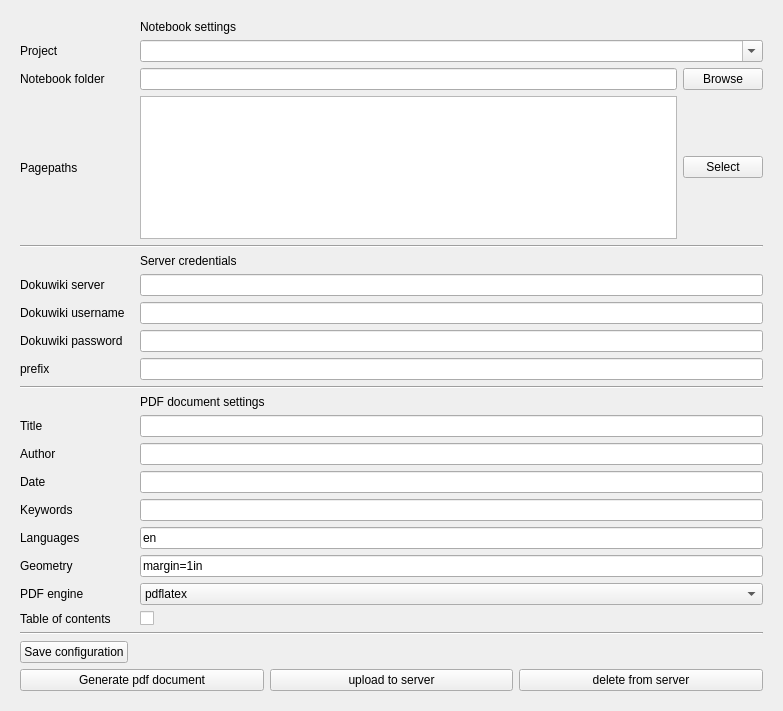
<?xml version="1.0" encoding="UTF-8"?>
<ui version="4.0">
 <class>BuildForm</class>
 <widget class="QWidget" name="BuildForm">
  <property name="geometry">
   <rect>
    <x>0</x>
    <y>0</y>
    <width>783</width>
    <height>711</height>
   </rect>
  </property>
  <property name="sizePolicy">
   <sizepolicy hsizetype="Preferred" vsizetype="Preferred">
    <horstretch>0</horstretch>
    <verstretch>0</verstretch>
   </sizepolicy>
  </property>
  <property name="windowTitle">
   <string>BuildForm</string>
  </property>
  <layout class="QGridLayout" name="gridLayout">
   <property name="leftMargin">
    <number>20</number>
   </property>
   <property name="topMargin">
    <number>20</number>
   </property>
   <property name="rightMargin">
    <number>20</number>
   </property>
   <property name="bottomMargin">
    <number>20</number>
   </property>
   <item row="0" column="2">
    <widget class="QLabel" name="label_9">
     <property name="text">
      <string>Notebook settings</string>
     </property>
    </widget>
   </item>
   <item row="30" column="0">
    <widget class="QPushButton" name="generate_Button">
     <property name="text">
      <string>Save configuration</string>
     </property>
    </widget>
   </item>
   <item row="7" column="2">
    <layout class="QHBoxLayout" name="horizontalLayout_2">
     <item>
      <widget class="QListWidget" name="pagepath_listWidget">
       <property name="selectionMode">
        <enum>QAbstractItemView::NoSelection</enum>
       </property>
      </widget>
     </item>
     <item>
      <widget class="QPushButton" name="pagepath_browse_button">
       <property name="text">
        <string>Select</string>
       </property>
      </widget>
     </item>
    </layout>
   </item>
   <item row="2" column="2">
    <widget class="QComboBox" name="project_comboBox">
     <property name="editable">
      <bool>true</bool>
     </property>
    </widget>
   </item>
   <item row="13" column="0">
    <widget class="QLabel" name="label_2">
     <property name="text">
      <string>Dokuwiki username</string>
     </property>
    </widget>
   </item>
   <item row="23" column="2">
    <widget class="QLineEdit" name="margin_lineEdit">
     <property name="text">
      <string>margin=1in</string>
     </property>
    </widget>
   </item>
   <item row="10" column="2">
    <widget class="QLabel" name="label_10">
     <property name="text">
      <string>Server credentials</string>
     </property>
    </widget>
   </item>
   <item row="9" column="0" colspan="3">
    <widget class="Line" name="line_4">
     <property name="orientation">
      <enum>Qt::Horizontal</enum>
     </property>
    </widget>
   </item>
   <item row="16" column="0" colspan="3">
    <widget class="Line" name="line_2">
     <property name="orientation">
      <enum>Qt::Horizontal</enum>
     </property>
    </widget>
   </item>
   <item row="19" column="2">
    <widget class="QLineEdit" name="author_lineEdit"/>
   </item>
   <item row="24" column="0">
    <widget class="QLabel" name="label_18">
     <property name="text">
      <string>PDF engine</string>
     </property>
    </widget>
   </item>
   <item row="18" column="0">
    <widget class="QLabel" name="label_4">
     <property name="text">
      <string>Title</string>
     </property>
    </widget>
   </item>
   <item row="29" column="0">
    <spacer name="verticalSpacer">
     <property name="orientation">
      <enum>Qt::Vertical</enum>
     </property>
     <property name="sizeHint" stdset="0">
      <size>
       <width>20</width>
       <height>40</height>
      </size>
     </property>
    </spacer>
   </item>
   <item row="20" column="0">
    <widget class="QLabel" name="label_6">
     <property name="text">
      <string>Date</string>
     </property>
    </widget>
   </item>
   <item row="31" column="0" colspan="3">
    <layout class="QHBoxLayout" name="horizontalLayout_5">
     <item>
      <widget class="QPushButton" name="generate_pdf_Button">
       <property name="text">
        <string>Generate pdf document</string>
       </property>
      </widget>
     </item>
     <item>
      <widget class="QPushButton" name="upload_to_server_Button">
       <property name="text">
        <string>upload to server</string>
       </property>
      </widget>
     </item>
     <item>
      <widget class="QPushButton" name="delete_from_server_pushButton">
       <property name="text">
        <string>delete from server</string>
       </property>
      </widget>
     </item>
    </layout>
   </item>
   <item row="19" column="0">
    <widget class="QLabel" name="label_5">
     <property name="text">
      <string>Author</string>
     </property>
    </widget>
   </item>
   <item row="12" column="2">
    <widget class="QLineEdit" name="server_lineEdit"/>
   </item>
   <item row="2" column="0">
    <widget class="QLabel" name="label_16">
     <property name="text">
      <string>Project</string>
     </property>
    </widget>
   </item>
   <item row="27" column="0" colspan="3">
    <widget class="Line" name="line">
     <property name="orientation">
      <enum>Qt::Horizontal</enum>
     </property>
    </widget>
   </item>
   <item row="14" column="2">
    <widget class="QLineEdit" name="password_lineEdit">
     <property name="echoMode">
      <enum>QLineEdit::Password</enum>
     </property>
    </widget>
   </item>
   <item row="12" column="0">
    <widget class="QLabel" name="label">
     <property name="text">
      <string>Dokuwiki server</string>
     </property>
    </widget>
   </item>
   <item row="7" column="0">
    <widget class="QLabel" name="label_7">
     <property name="text">
      <string>Pagepaths</string>
     </property>
    </widget>
   </item>
   <item row="22" column="0">
    <widget class="QLabel" name="label_13">
     <property name="text">
      <string>Languages</string>
     </property>
    </widget>
   </item>
   <item row="3" column="2">
    <layout class="QHBoxLayout" name="horizontalLayout">
     <item>
      <widget class="QLineEdit" name="notebook_folder_lineEdit">
       <property name="readOnly">
        <bool>true</bool>
       </property>
      </widget>
     </item>
     <item>
      <widget class="QPushButton" name="notebook_folder_browse_button">
       <property name="text">
        <string>Browse</string>
       </property>
      </widget>
     </item>
    </layout>
   </item>
   <item row="22" column="2">
    <widget class="QLineEdit" name="languages_lineEdit">
     <property name="text">
      <string>en</string>
     </property>
    </widget>
   </item>
   <item row="20" column="2">
    <widget class="QLineEdit" name="date_lineEdit"/>
   </item>
   <item row="21" column="0">
    <widget class="QLabel" name="label_12">
     <property name="text">
      <string>Keywords</string>
     </property>
    </widget>
   </item>
   <item row="25" column="0">
    <widget class="QLabel" name="label_15">
     <property name="text">
      <string>Table of contents</string>
     </property>
    </widget>
   </item>
   <item row="13" column="2">
    <widget class="QLineEdit" name="username_lineEdit"/>
   </item>
   <item row="23" column="0">
    <widget class="QLabel" name="label_14">
     <property name="text">
      <string>Geometry</string>
     </property>
    </widget>
   </item>
   <item row="21" column="2">
    <widget class="QLineEdit" name="keywords_lineEdit"/>
   </item>
   <item row="3" column="0">
    <widget class="QLabel" name="label_8">
     <property name="text">
      <string>Notebook folder</string>
     </property>
    </widget>
   </item>
   <item row="14" column="0">
    <widget class="QLabel" name="label_3">
     <property name="text">
      <string>Dokuwiki password</string>
     </property>
    </widget>
   </item>
   <item row="18" column="2">
    <widget class="QLineEdit" name="title_lineEdit"/>
   </item>
   <item row="17" column="2">
    <widget class="QLabel" name="label_11">
     <property name="text">
      <string>PDF document settings</string>
     </property>
    </widget>
   </item>
   <item row="25" column="2">
    <widget class="QCheckBox" name="table_of_contents_checkBox">
     <property name="text">
      <string/>
     </property>
    </widget>
   </item>
   <item row="15" column="2">
    <widget class="QLineEdit" name="prefix_lineEdit"/>
   </item>
   <item row="15" column="0">
    <widget class="QLabel" name="label_17">
     <property name="text">
      <string>prefix</string>
     </property>
    </widget>
   </item>
   <item row="24" column="2">
    <widget class="QComboBox" name="pdf_engine_comboBox">
     <item>
      <property name="text">
       <string>pdflatex</string>
      </property>
     </item>
     <item>
      <property name="text">
       <string>lualatex</string>
      </property>
     </item>
     <item>
      <property name="text">
       <string>xelatex</string>
      </property>
     </item>
     <item>
      <property name="text">
       <string>latexmk</string>
      </property>
     </item>
     <item>
      <property name="text">
       <string>tectonic</string>
      </property>
     </item>
     <item>
      <property name="text">
       <string>wkhtmltopdf</string>
      </property>
     </item>
     <item>
      <property name="text">
       <string>weasyprint</string>
      </property>
     </item>
     <item>
      <property name="text">
       <string>prince</string>
      </property>
     </item>
     <item>
      <property name="text">
       <string>context</string>
      </property>
     </item>
    </widget>
   </item>
  </layout>
 </widget>
 <tabstops>
  <tabstop>notebook_folder_browse_button</tabstop>
  <tabstop>pagepath_browse_button</tabstop>
  <tabstop>server_lineEdit</tabstop>
  <tabstop>username_lineEdit</tabstop>
  <tabstop>password_lineEdit</tabstop>
  <tabstop>title_lineEdit</tabstop>
  <tabstop>author_lineEdit</tabstop>
  <tabstop>date_lineEdit</tabstop>
  <tabstop>keywords_lineEdit</tabstop>
  <tabstop>languages_lineEdit</tabstop>
  <tabstop>margin_lineEdit</tabstop>
  <tabstop>table_of_contents_checkBox</tabstop>
  <tabstop>generate_pdf_Button</tabstop>
  <tabstop>upload_to_server_Button</tabstop>
  <tabstop>notebook_folder_lineEdit</tabstop>
 </tabstops>
 <resources/>
 <connections/>
 <slots>
  <slot>select_notebook_path()</slot>
 </slots>
</ui>
